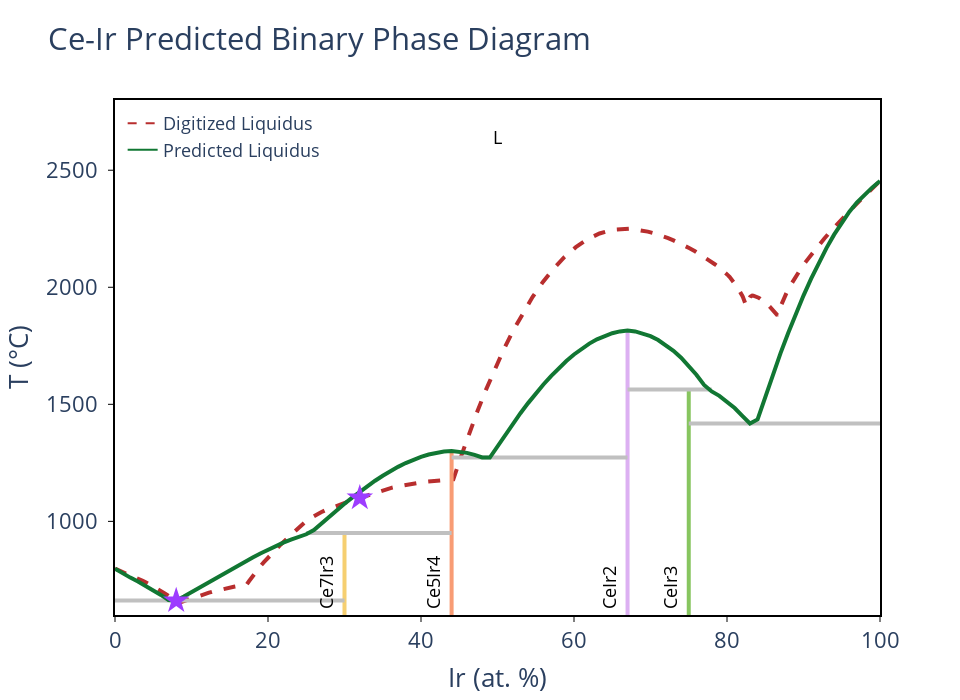

Notebook cell for this chart:
### Code cell
known_points = [[0.08, 661], [0.32, 1100]]

ce_ir_system.update_params(parameter_guesses)
adjust_liquidus_from_known_points(ce_ir_system, known_points)
fig = blp.get_plot('pred+liq')

for i, point in enumerate(known_points):
    fig.add_trace(go.Scatter(
        x=[point[0]*100], y=[point[1]],
        mode='markers',
        marker=dict(color='#9D3CFF', size=20, symbol='star'),
        text=f'known point #{i+1}',
        showlegend=False,
    ))
fig.show()

### Figure 1 — Plotly figure (JSON) as saved in the notebook; plotly's stock layout.template omitted (floating-point values rounded to 4 significant figures; data arrays with more than 128 entries replaced by an {"elided": "..."} marker saying what was removed)
{"data": [{"line": {"color": "#B82E2E", "dash": "dash", "width": 4}, "mode": "lines", "showlegend": false, "type": "scatter", "x": {"elided": "205 float values"}, "y": {"elided": "205 float values"}}, {"hovertemplate": "label=Ce7Ir3<br>x=%{x}<br>t=%{y}<extra></extra>", "legendgroup": "Ce7Ir3", "line": {"color": "rgb(246, 207, 113)", "dash": "solid", "width": 4}, "marker": {"symbol": "circle"}, "mode": "lines", "name": "Ce7Ir3", "orientation": "v", "showlegend": false, "type": "scatter", "x": [30, 30, 30, 30, 30, 30, 30, 30, 30, 30, 30, 30, 30, 30, 30, 30, 30, 30, 30, 30], "xaxis": "x", "y": [908.8, 661.5, 678.7, 894.5, 846.1, 735.9, 792.2, 934.1, 922.1, 944.8, 949.8, 863.0, 879.1, 810.6, 828.6, 697.9, 716.9, 754.8, 773.6, -273.1], "yaxis": "y"}, {"hovertemplate": "label=Ce5Ir4<br>x=%{x}<br>t=%{y}<extra></extra>", "legendgroup": "Ce5Ir4", "line": {"color": "rgb(248, 156, 116)", "dash": "solid", "width": 4}, "marker": {"symbol": "circle"}, "mode": "lines", "name": "Ce5Ir4", "orientation": "v", "showlegend": false, "type": "scatter", "x": [44, 44, 44, 44, 44, 44, 44, 44, 44, 44, 44, 44, 44, 44, 44, 44, 44, 44, 44, 44, 44, 44, 44, 44, 44, 44, 44], "xaxis": "x", "y": [1048.0, 1273.0, 1273.0, 1293.0, 1284.0, 1215.0, 1020.0, 991.9, 949.8, 963.0, 1195.0, 1174.0, 1127.0, 1151.0, 1101.0, 1075.0, 1298.0, 1301.0, 1298.0, 1301.0, 1249.0, 1233.0, 1263.0, 1275.0, 1293.0, 1285.0, -273.1], "yaxis": "y"}, {"hovertemplate": "label=CeIr2<br>x=%{x}<br>t=%{y}<extra></extra>", "legendgroup": "CeIr2", "line": {"color": "rgb(220, 176, 242)", "dash": "solid", "width": 4}, "marker": {"symbol": "circle"}, "mode": "lines", "name": "CeIr2", "orientation": "v", "showlegend": false, "type": "scatter", "x": [67, 67, 67, 67, 67, 67, 67, 67, 67, 67, 67, 67, 67, 67, 67, 67, 67, 67, 67, 67, 67, 67, 67, 67, 67, 67, 67, 67, 67, 67, 67, 67], "xaxis": "x", "y": [1563.0, 1583.0, 1621.0, 1792.0, 1626.0, 1729.0, 1791.0, 1370.0, 1417.0, 1505.0, 1462.0, 1546.0, 1585.0, 1759.0, 1778.0, 1654.0, 1685.0, 1738.0, 1713.0, 1699.0, 1665.0, 1775.0, 1754.0, 1804.0, 1811.0, 1815.0, 1815.0, 1811.0, 1803.0, 1322.0, 1273.0, -273.1], "yaxis": "y"}, {"hovertemplate": "label=CeIr3<br>x=%{x}<br>t=%{y}<extra></extra>", "legendgroup": "CeIr3", "line": {"color": "rgb(135, 197, 95)", "dash": "solid", "width": 4}, "marker": {"symbol": "circle"}, "mode": "lines", "name": "CeIr3", "orientation": "v", "showlegend": false, "type": "scatter", "x": [75, 75, 75, 75, 75, 75, 75, 75], "xaxis": "x", "y": [1563.0, 1418.0, 1513.0, 1450.0, 1484.0, 1555.0, 1536.0, -273.1], "yaxis": "y"}, {"hovertemplate": "x=%{x}<br>y=%{y}<extra></extra>", "legendgroup": "", "line": {"color": "Silver", "dash": "solid", "width": 4}, "marker": {"symbol": "circle"}, "mode": "lines", "name": "", "orientation": "v", "showlegend": false, "type": "scatter", "x": [75, 83, 100], "xaxis": "x", "y": [1418.0, 1418.0, 1418.0], "yaxis": "y"}, {"hovertemplate": "x=%{x}<br>y=%{y}<extra></extra>", "legendgroup": "", "line": {"color": "Silver", "dash": "solid", "width": 4}, "marker": {"symbol": "circle"}, "mode": "lines", "name": "", "orientation": "v", "showlegend": false, "type": "scatter", "x": [0, 8, 30], "xaxis": "x", "y": [661.5, 661.5, 661.5], "yaxis": "y"}, {"hovertemplate": "x=%{x}<br>y=%{y}<extra></extra>", "legendgroup": "", "line": {"color": "Silver", "dash": "solid", "width": 4}, "marker": {"symbol": "circle"}, "mode": "lines", "name": "", "orientation": "v", "showlegend": false, "type": "scatter", "x": [44, 49, 67], "xaxis": "x", "y": [1273.0, 1273.0, 1273.0], "yaxis": "y"}, {"hovertemplate": "x=%{x}<br>y=%{y}<extra></extra>", "legendgroup": "", "line": {"color": "Silver", "dash": "solid", "width": 4}, "marker": {"symbol": "circle"}, "mode": "lines", "name": "", "orientation": "v", "showlegend": false, "type": "scatter", "x": [67, 75, 78], "xaxis": "x", "y": [1563.0, 1563.0, 1563.0], "yaxis": "y"}, {"hovertemplate": "x=%{x}<br>y=%{y}<extra></extra>", "legendgroup": "", "line": {"color": "Silver", "dash": "solid", "width": 4}, "marker": {"symbol": "circle"}, "mode": "lines", "name": "", "orientation": "v", "showlegend": false, "type": "scatter", "x": [25, 30, 44], "xaxis": "x", "y": [949.8, 949.8, 949.8], "yaxis": "y"}, {"hovertemplate": "label=L<br>x=%{x}<br>t=%{y}<extra></extra>", "legendgroup": "L", "line": {"color": "#117733", "dash": "solid", "width": 4}, "marker": {"symbol": "circle"}, "mode": "lines", "name": "L", "orientation": "v", "showlegend": false, "type": "scatter", "x": [0, 0, 1, 2, 3, 4, 5, 6, 7.0, 8, 9, 10, 11, 12, 13, 14.0, 15, 16, 17, 18, 19, 20, 21, 22, 23, 24, 25, 26, 27, 28.0, 29.0, 30, 31, 32, 33, 34, 35, 36, 37, 38, 39, 40, 41, 42, 43, 44, 45, 46, 47, 48, 49, 50, 51, 52, 53, 54, 55.0, 56.0, 57.0, 58.0, 59, 60, 61, 62, 63, 64, 65, 66, 67, 68, 69, 70, 71, 72, 73, 74, 75, 76, 77, 78, 79, 80, 81, 82, 83, 84, 85, 86, 87, 88, 89, 90, 91, 92, 93, 94, 95, 96, 97, 98, 99, 100, 100], "xaxis": "x", "y": [798.2, 798.2, 776.6, 759.8, 742.7, 724.8, 705.9, 685.7, 664.2, 661.5, 678.7, 697.9, 716.9, 735.9, 754.8, 773.6, 792.2, 810.6, 828.6, 846.1, 863.0, 879.1, 894.5, 908.8, 922.1, 934.1, 944.8, 963.0, 991.9, 1020.0, 1048.0, 1075.0, 1101.0, 1127.0, 1151.0, 1174.0, 1195.0, 1215.0, 1233.0, 1249.0, 1263.0, 1275.0, 1285.0, 1293.0, 1298.0, 1301.0, 1298.0, 1293.0, 1284.0, 1273.0, 1273.0, 1322.0, 1370.0, 1417.0, 1462.0, 1505.0, 1546.0, 1585.0, 1621.0, 1654.0, 1685.0, 1713.0, 1738.0, 1759.0, 1778.0, 1792.0, 1804.0, 1811.0, 1815.0, 1811.0, 1803.0, 1791.0, 1775.0, 1754.0, 1729.0, 1699.0, 1665.0, 1626.0, 1583.0, 1555.0, 1536.0, 1513.0, 1484.0, 1450.0, 1418.0, 1435.0, 1534.0, 1628.0, 1719.0, 1805.0, 1887.0, 1964.0, 2037.0, 2105.0, 2167.0, 2225.0, 2277.0, 2323.0, 2363.0, 2398.0, 2427.0, 2454.0, 2454.0], "yaxis": "y"}, {"line": {"color": "#B82E2E", "dash": "dash"}, "mode": "lines", "name": "Digitized Liquidus", "showlegend": true, "type": "scatter", "x": [null], "y": [null]}, {"marker": {"color": "#117733"}, "mode": "lines", "name": "Predicted Liquidus", "showlegend": true, "type": "scatter", "x": [null], "y": [null]}, {"marker": {"color": "#9D3CFF", "size": 20, "symbol": "star"}, "mode": "markers", "showlegend": false, "text": "known point #1", "type": "scatter", "x": [8], "y": [661]}, {"marker": {"color": "#9D3CFF", "size": 20, "symbol": "star"}, "mode": "markers", "showlegend": false, "text": "known point #2", "type": "scatter", "x": [32], "y": [1100]}], "layout": {"annotations": [{"borderpad": 5, "font": {"color": "black", "size": 18}, "showarrow": false, "text": "Ce7Ir3", "textangle": -90, "x": 27.5, "y": 600, "yanchor": "bottom"}, {"borderpad": 5, "font": {"color": "black", "size": 18}, "showarrow": false, "text": "Ce5Ir4", "textangle": -90, "x": 41.5, "y": 600, "yanchor": "bottom"}, {"borderpad": 5, "font": {"color": "black", "size": 18}, "showarrow": false, "text": "CeIr2", "textangle": -90, "x": 64.5, "y": 600, "yanchor": "bottom"}, {"borderpad": 5, "font": {"color": "black", "size": 18}, "showarrow": false, "text": "CeIr3", "textangle": -90, "x": 72.5, "y": 600, "yanchor": "bottom"}, {"font": {"color": "black", "size": 18}, "showarrow": false, "text": "L", "x": 50, "y": 2640}], "font": {"size": 22}, "height": 700, "legend": {"font": {"size": 18}, "x": 0.01, "xanchor": "left", "y": 0.99, "yanchor": "top"}, "plot_bgcolor": "white", "showlegend": true, "title": {"text": "Ce-Ir Predicted Binary Phase Diagram"}, "width": 960, "xaxis": {"linecolor": "black", "linewidth": 2, "mirror": true, "range": [0, 100], "showline": true, "tickcolor": "black", "tickformat": ".0f", "ticks": "outside", "title": {"text": "Ir (at. %)"}}, "yaxis": {"linecolor": "black", "linewidth": 2, "mirror": true, "range": [600, 2800], "showline": true, "tickcolor": "black", "ticks": "outside", "ticksuffix": " ", "title": {"text": "T (°C)"}}}}
